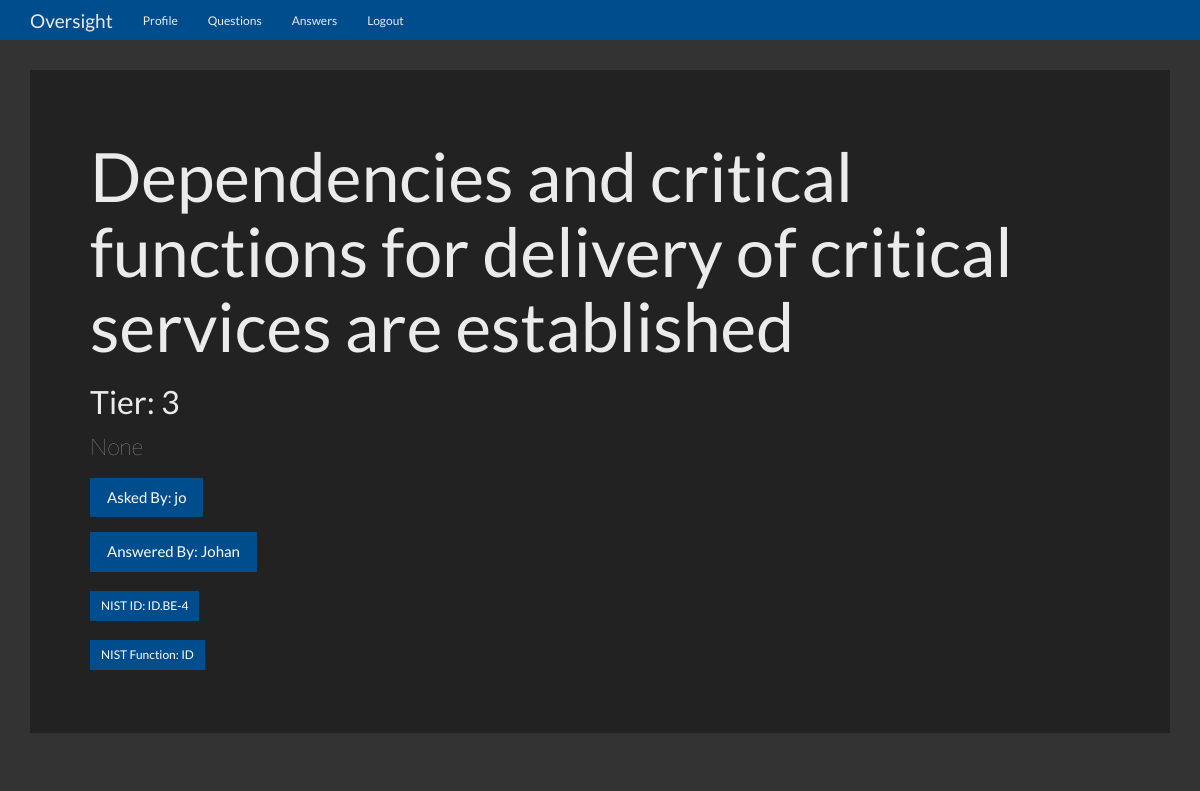
The app's page /question/10 (signed in), older data.
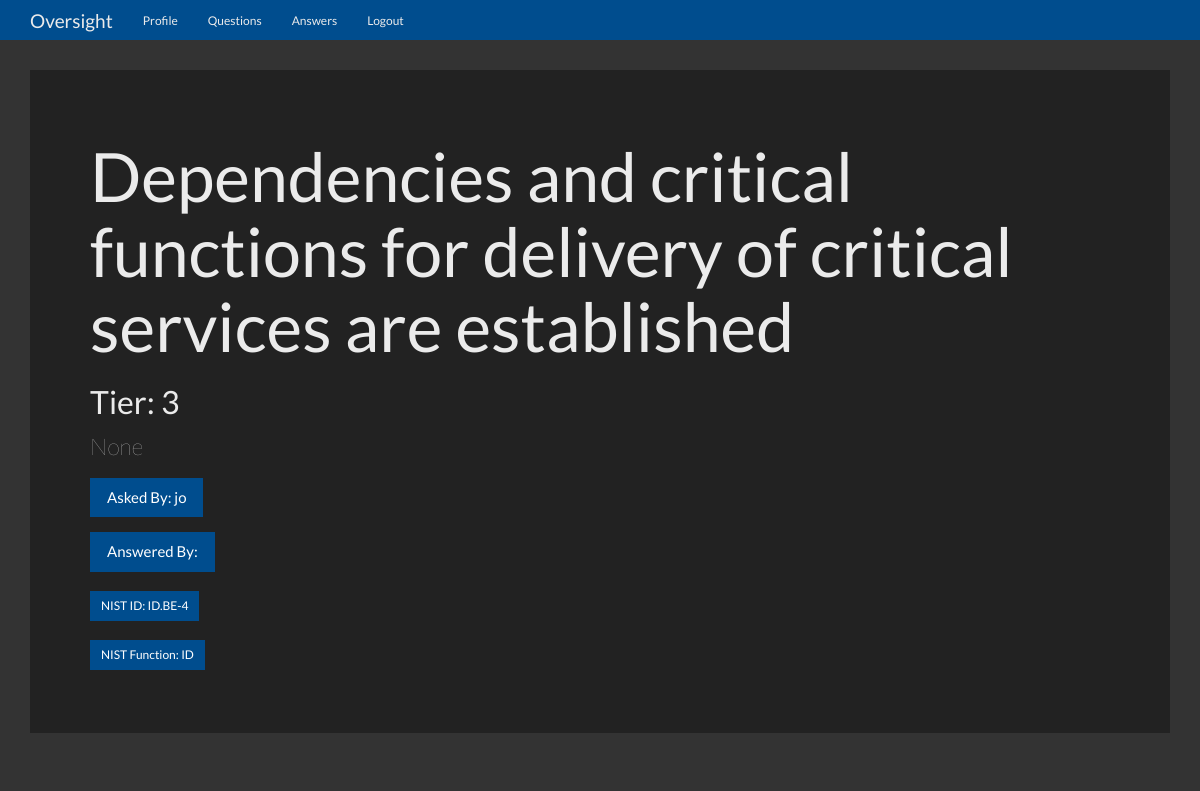
The same page, newer data.
### flaskqa/models.py (models this page shows, shortened)
class Question(db.Model):
    id = db.Column(db.Integer, primary_key=True)
    question = db.Column(db.Integer)
    answer = db.Column(db.Integer)
    asked_by_id = db.Column(db.Integer, db.ForeignKey('user.id'))
    expert_id = db.Column(db.Integer, db.ForeignKey('user.id'))
    nist_id = db.Column(db.String)
    nist_function = db.Column(db.String)
    nist_subcategory = db.Column(db.String)
    justification = db.Column(db.Text)

class User(UserMixin, db.Model):
    id = db.Column(db.Integer, primary_key=True)
    name = db.Column(db.String(50))
    password = db.Column(db.String(100))
    expert = db.Column(db.Boolean)
    admin = db.Column(db.Boolean)
    questions_asked = db.relationship(
        'Question',
        foreign_keys='Question.asked_by_id',
        backref='asker',
        lazy=True
    )
    answers_requested = db.relationship(
        'Question',
        foreign_keys='Question.expert_id',
        backref='expert',
        lazy=True
    )
    @property
    def unhashed_password(self):
        raise AttributeError('Cannot view unhashed password!')

### flaskqa/routes/main.py (the view)
@main.route('/question/<int:question_id>', methods=['GET', 'POST'])
@login_required
def question(question_id):
    if not current_user.expert:
        return redirect(url_for('main.index'))
    question = Question.query.get_or_404(question_id)
    if request.method == 'POST':
        question.answer = request.form['answer']
        db.session.commit()
        return redirect(url_for('main.unanswered'))
    context = {
        'question' : question
    }
    return render_template('question.html', **context)

### flaskqa/__init__.py (called while the page is built)
def create_app(config_file='settings.py'):
    app = Flask(__name__)
    app.config.from_pyfile(config_file)
    db.init_app(app)
    login_manager.init_app(app)
    login_manager.login_view = 'auth.login'
    @login_manager.user_loader
    def user_loader(user_id):
        return User.query.get(user_id)
    app.register_blueprint(main)
    app.register_blueprint(auth)
    app.cli.add_command(create_tables)
    return app

### flaskqa/templates/question.html (shortened to what this page needs)
{% extends 'base.html' %}
{% block content %}
<div class="jumbotron">
        <h1>{{ question.question }}</h1>
        <h2>Tier: {{ question.answer }}</h2>
        <p>{{ question.justification }}</p>
        <p><a class="btn btn-primary btn-md">Asked By: {{ question.asker.name }}</a></p>
        <p><a class="btn btn-primary btn-md">Answered By: {{ question.expert.name }}</a></p>
        <p><a class="btn btn-primary btn-sm">NIST ID: {{ question.nist_id }}</a></p>
        <p><a class="btn btn-primary btn-sm">NIST Function: {{ question.nist_function }}</a></p>
      </div>
{% endblock %}

### flaskqa/templates/base.html (shortened to what this page needs)
<!DOCTYPE html>
<html lang="en">
  <head>
    <link href="{{ url_for('static', filename='bootstrap.min.css') }}" rel="stylesheet">
    <link href="{{ url_for('static', filename='theme.css') }}" rel="stylesheet">
  </head>
  <body>
    <nav class="navbar navbar-inverse navbar-fixed-top">
      <div class="container">
        <div class="navbar-header">
          <a class="navbar-brand" href="#">Oversight</a>
        </div>
        <div id="navbar" class="navbar-collapse collapse">
          <ul class="nav navbar-nav">
            {% if current_user.is_authenticated %}
            <li><a href="{{ url_for('main.chart') }}">Profile</a></li>
            {% endif %}
            {% if current_user.is_authenticated and current_user.expert %}
            <li><a href="{{ url_for('main.unanswered') }}">Questions</a></li>
            {% endif %}
            {% if current_user.is_authenticated %}
            <li><a href="{{ url_for('main.index') }}">Answers</a></li>
            {% endif %}
            {% if current_user.is_authenticated %}
            <li><a href="{{ url_for('auth.logout') }}">Logout</a></li>
            {% endif %}
          </ul>
        </div>
      </div>
    </nav>
    <div class="container theme-showcase" role="main">
      {% block content %}{% endblock %}
    </div>
  </body>
</html>

### flaskqa/static/theme.css (style rules this page uses)
body { padding-top: 70px; padding-bottom: 30px; }

Row changes from the older to the newer data that the page shows:
removed User: expert.name "Johan"
